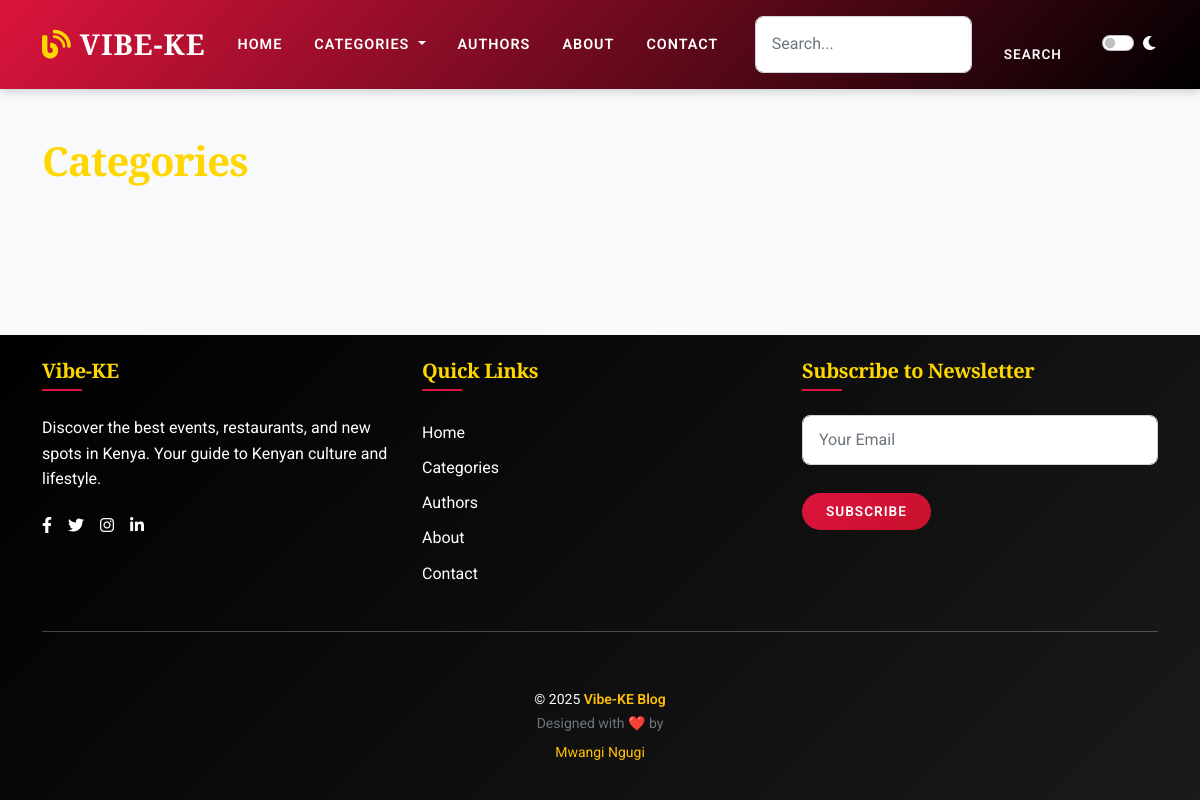
The page /categories/ on the database as committed earlier.
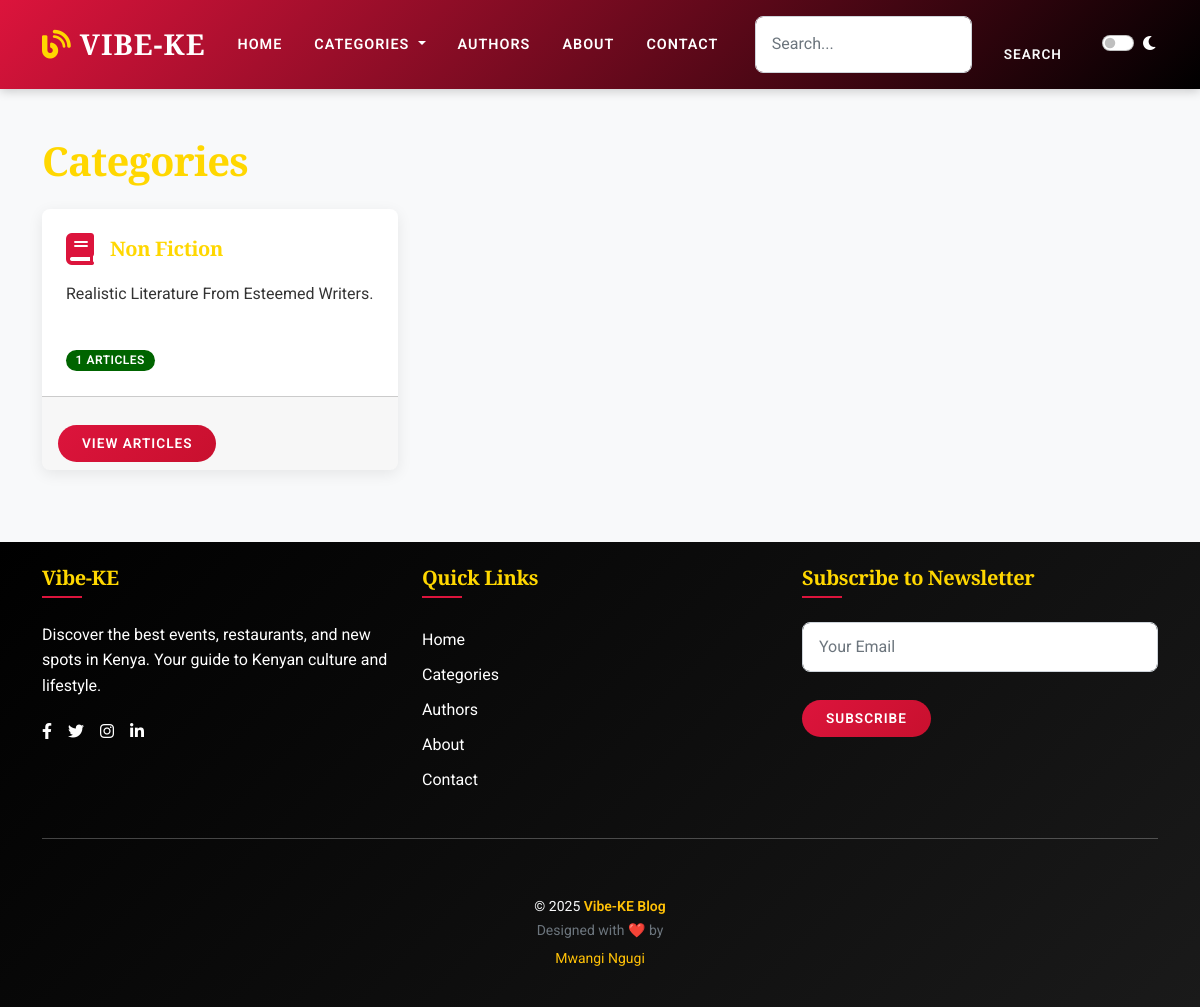
The same page on the database as committed later.
### categories/models.py (models this page shows, shortened)
class Category(models.Model):
    name = models.CharField(max_length=100, unique=True)
    slug = models.SlugField(max_length=100, unique=True, blank=True)
    description = models.TextField(blank=True, help_text="Description of the category")
    icon = models.CharField(max_length=50, blank=True, help_text="Icon class for UI representation (e.g., fas fa-utensils)")
    order = models.IntegerField(default=0, help_text="Display order (lower numbers first)")
    is_active = models.BooleanField(default=True)
    created_date = models.DateTimeField(auto_now_add=True)
    updated_date = models.DateTimeField(auto_now=True)
    class Meta:
        verbose_name_plural = "Categories"
        ordering = ['order', 'name']
    def get_absolute_url(self):
        return reverse('categories:category_detail', kwargs={'slug': self.slug})
    def article_count(self):
        return self.articles.filter(is_published=True).count()

### categories/views.py (the view)
# urls.py: path('', views.category_list, name='category_list'),
def category_list(request):
    categories = Category.objects.filter(is_active=True).order_by('order', 'name')
    context = {
        'categories': categories,
    }
    return render(request, 'categories/category_list.html', context)

### templates/categories/category_list.html (shortened to what this page needs)
{% extends 'base.html' %}
{% block content %}
<section class="py-5">
    <div class="container">
        <h1 class="mb-4">Categories</h1>
        <div class="row">
            {% for category in categories %}
            <div class="col-lg-4 col-md-6 mb-4">
                <div class="card h-100">
                    <div class="card-body d-flex flex-column">
                        <div class="d-flex align-items-center mb-3">
                            {% if category.icon %}
                            <i class="{{ category.icon }} fa-2x me-3 text-primary"></i>
                            {% else %}
                            <i class="fas fa-tag fa-2x me-3 text-primary"></i>
                            {% endif %}
                            <h5 class="card-title mb-0">{{ category.name }}</h5>
                        </div>
                        <p class="card-text">{{ category.description|truncatewords:20 }}</p>
                        <div class="mt-auto">
                            <span class="badge bg-secondary">{{ category.article_count }} articles</span>
                        </div>
                    </div>
                    <div class="card-footer">
                        <a href="{{ category.get_absolute_url }}" class="btn btn-primary">View Articles</a>
                    </div>
                </div>
            </div>
            {% endfor %}
        </div>
    </div>
</section>
{% endblock %}

Rows that differ between the two databases and show on the page:
added Category: name "Non Fiction", description "Realistic Literature From Esteemed Writers.", article_count "1"
